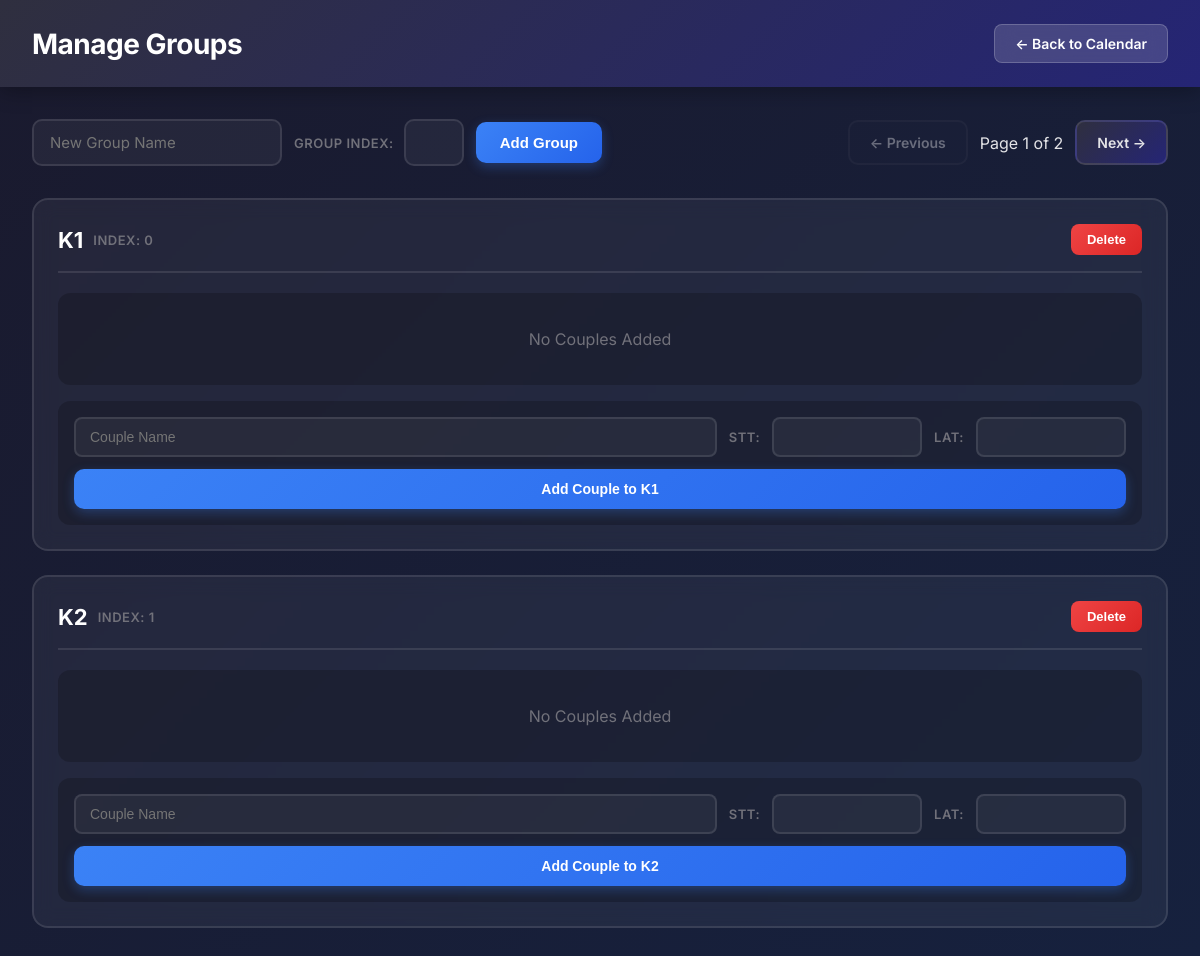
The app's page /club/16/manage_groups/ (signed in), older data.
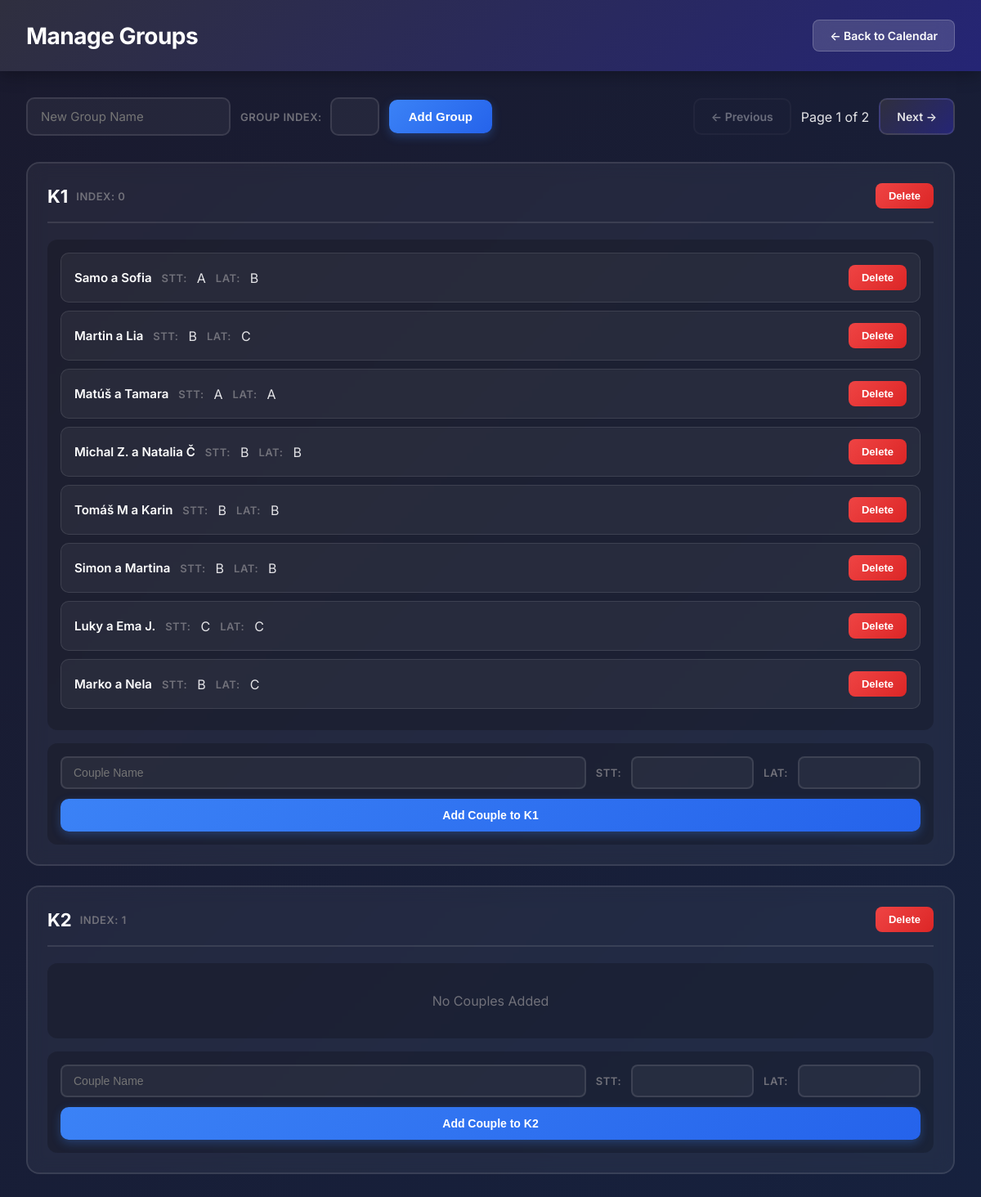
The same page, newer data.
### main/models.py (models this page shows, shortened)
class Group(models.Model):
    club = models.ForeignKey(Club, on_delete=models.CASCADE, related_name='groups')
    user = models.ForeignKey(User, on_delete=models.CASCADE, related_name='owned_groups')
    name = models.CharField(max_length=200)
    index = models.IntegerField(default=0)  # For sorting groups
    couples = []

class Couple(models.Model):
    user = models.ForeignKey(User, on_delete=models.CASCADE, related_name='couple')
    name = models.CharField(max_length=200)
    min_duration = models.IntegerField(default=60)
    group = models.ForeignKey('Group', on_delete=models.CASCADE, related_name='couples', null=True, blank=True)
    dance_class_lat = models.CharField(max_length=100,)
    dance_class_stt = models.CharField(max_length=100,)

### main/views.py (the view)
# urls.py: path('club/<int:club_id>/manage_groups/', views.manage_groups, name='manage_groups'),
@login_required
def manage_groups(request, club_id):
    all_groups = request.user.owned_groups.all()
    club = get_object_or_404(Club, id=club_id, club_owner=request.user)
    paginator = Paginator(all_groups, 2)
    page_number = request.GET.get('page', 1)
    page_obj = paginator.get_page(page_number)
    error_message = request.GET.get('error', None)
    success_message = request.GET.get('success', None)
    return render(request, 'manage_groups.html', {
        'page_obj':page_obj,
        'club':club,
        'groups':page_obj.object_list,
        'error_message': error_message,
        'success_message': success_message,
    })

### main/templates/manage_groups.html (shortened to what this page needs)
<!DOCTYPE html>
<html lang="en">
<head>
</head>
<body>
    <div class="header">
        <h1>Manage Groups</h1>
        <a href="{% url 'calendar_view' club_id=club.id %}" class="header-nav-btn">← Back to Calendar</a>
    </div>
    <div class="main-container">
        <div class="top-bar">
            <form method="POST" action="{% url 'add_group' club.id %}" class="add-group-form">
                <input type="text" name="group_name" class="auto-width-input" placeholder="New Group Name" required>
                <div style="display: flex; align-items: center; gap: 10px;">
                <span class="small-label">Group Index: </span>
                <input type="text" name="group_index">
                </div>
                <button type="submit" class="btn-add">Add Group</button>
            </form>
            <div class="nav-buttons">
                <a id="prev-page"
                   class="nav-btn{% if not page_obj.has_previous %} disabled{% endif %}"
                   {% if page_obj.has_previous %}
                   href="?page={{ page_obj.previous_page_number }}"
                   data-target-page="{{ page_obj.previous_page_number }}"
                   {% else %}
                   aria-disabled="true" style="pointer-events: none;"
                   {% endif %}>← Previous</a>
                <span>Page {{ page_obj.number }} of {{ page_obj.paginator.num_pages }}</span>
                <a id="next-page"
                   class="nav-btn{% if not page_obj.has_next %} disabled{% endif %}"
                   {% if page_obj.has_next %}
                   href="?page={{ page_obj.next_page_number }}"
                   data-target-page="{{ page_obj.next_page_number }}"
                   {% else %}
                   aria-disabled="true" style="pointer-events: none;"
                   {% endif %}>Next →</a>
            </div>
        </div>
        <div class="slider-container">
            <div id="groups-slider" class="groups-slider">
                <div class="groups-page" data-page="{{ page_obj.number }}">
                    {% include 'partials/groups_page.html' %}
                </div>
            </div>
        </div>
    </div>
</body>
</html>

### main/templates/partials/groups_page.html (shortened to what this page needs)
{% for group in groups %}
<div class="group-card" data-group-id="{{ group.id }}">
    <div class="group-header">
        <div style="display: flex; align-items: center; gap: 10px;">
            <h3 style="margin: 0; padding: 0;" contenteditable="true"
                data-group-id="{{ group.id }}"
                data-original="{{ group.name }}"
                class="editable-group-name"
                title="Click to edit; Enter to save">{{ group.name }}</h3>
            <span class="small-label">Index:
             <span contenteditable="true"
                    data-group-id="{{ group.id }}"
                    data-original="{{ group.index }}"
                    class="editable-group-index"
                    title="Click to edit; Enter to save">{{ group.index }}</span>
            </span>
        </div>
        <form method="POST" action="{% url 'delete_group' club.id group.id %}" style="margin: 0;">
            <button type="submit" class="btn-delete"
                    onclick="return confirm('Delete {{ group.name }}?')">Delete</button>
        </form>
    </div>
    {% if group.couples.all %}
    <div class="couple-list">
        {% for couple in group.couples.all %}
        <div class="couple-item" draggable="true"
             data-couple-id="{{ couple.id }}" data-group-id="{{ group.id }}">
            <div>
                <span class="editable-couple" contenteditable="true"
                      data-couple-id="{{ couple.id }}"
                      data-original="{{ couple.name }}">{{ couple.name }}</span>
                <span class="small-label">STT:</span>
                <span contenteditable="true"
                      data-couple-id="{{ couple.id }}"
                      data-original="{{ couple.dance_class_stt }}"
                      class="editable-couple-dance-class-stt"
                      >{{ couple.dance_class_stt }}</span>
                <span class="small-label">LAT:</span>
                <span contenteditable="true"
                      data-couple-id="{{ couple.id }}"
                      data-original="{{ couple.dance_class_lat }}"
                      class="editable-couple-dance-class-lat">{{ couple.dance_class_lat }}</span>
            </div>
            <form method="POST" action="{% url 'delete_couple' club.id couple.id%}" style="margin: 0;">
                <button type="submit" class="btn-delete">Delete</button>
            </form>
        </div>
        {% endfor %}
    </div>
    {% else %}
    <div class="couple-list">
        <p style="color: #71717a; text-align: center; padding: 20px;">No Couples Added</p>
    </div>
    {% endif %}
    <form method="POST" action="{% url 'add_couple' club.id%}" class="add-couple-form">
        <div class="assign-row">
            <div class="assign-fields">
                <input type="text" name="couple_name" placeholder="Couple Name" required>
                <span class="small-label">STT:</span>
                <input type="text" name="dance_class_stt" style="max-width: 100px;" required>
                <span class="small-label">LAT:</span>
                <input type="text" name="dance_class_lat" style="max-width: 100px;" required>
            </div>
            <button type="submit">Add Couple to {{ group.name }}</button>
        </div>
    </form>
</div>
{% endfor %}

Row changes from the older to the newer data that the page shows:
shown differently, row unchanged: Group (number 1 of 2 on the later page): no longer shows "No Couples Added"
added Couple: name "Samo a Sofia", dance_class_stt "A", dance_class_lat "B", shown under Group (number 1 of 2 on the later page)
added Couple: name "Martin a Lia", dance_class_stt "B", dance_class_lat "C", shown under Group (number 1 of 2 on the later page)
added Couple: name "Matúš a Tamara", dance_class_stt "A", dance_class_lat "A", shown under Group (number 1 of 2 on the later page)
added Couple: name "Michal Z. a Natalia Č", dance_class_stt "B", dance_class_lat "B", shown under Group (number 1 of 2 on the later page)
added Couple: name "Tomáš M a Karin", dance_class_stt "B", dance_class_lat "B", shown under Group (number 1 of 2 on the later page)
added Couple: name "Simon a Martina", dance_class_stt "B", dance_class_lat "B", shown under Group (number 1 of 2 on the later page)
added Couple: name "Luky a Ema J.", dance_class_stt "C", dance_class_lat "C", shown under Group (number 1 of 2 on the later page)
added Couple: name "Marko a Nela", dance_class_stt "B", dance_class_lat "C", shown under Group (number 1 of 2 on the later page)
